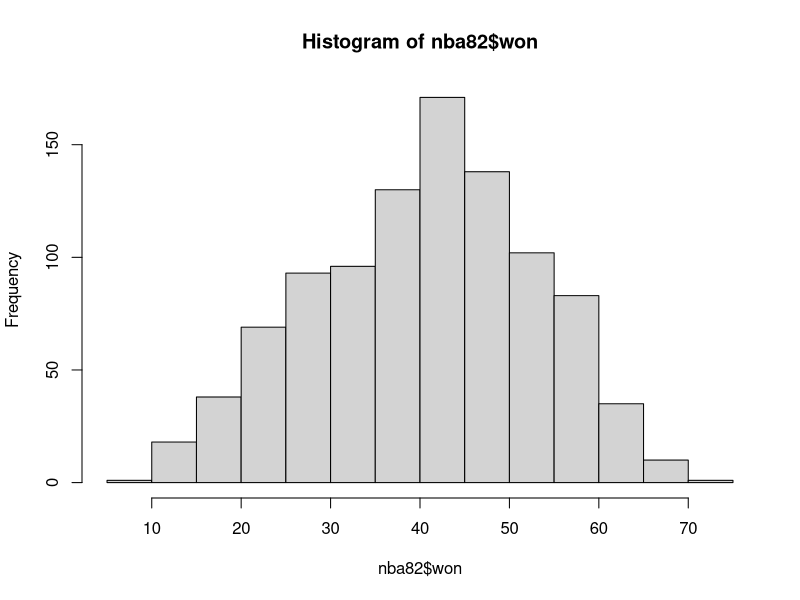
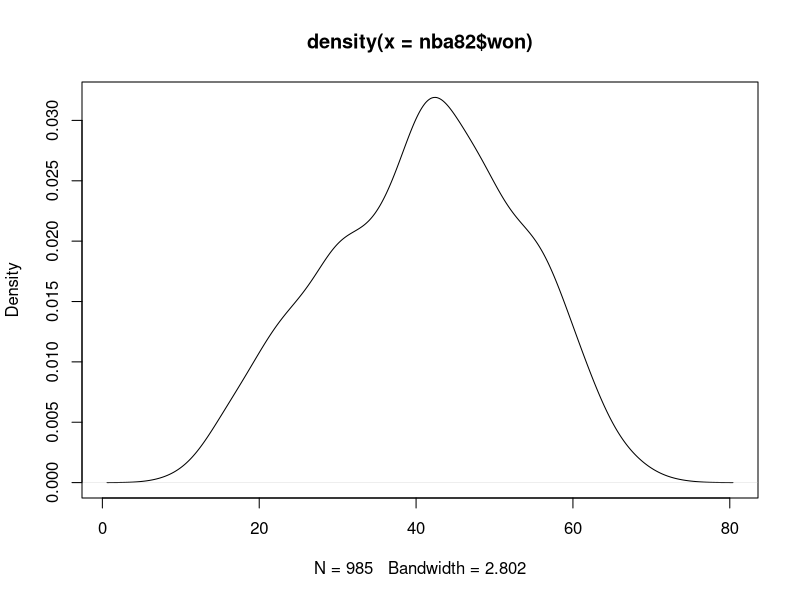
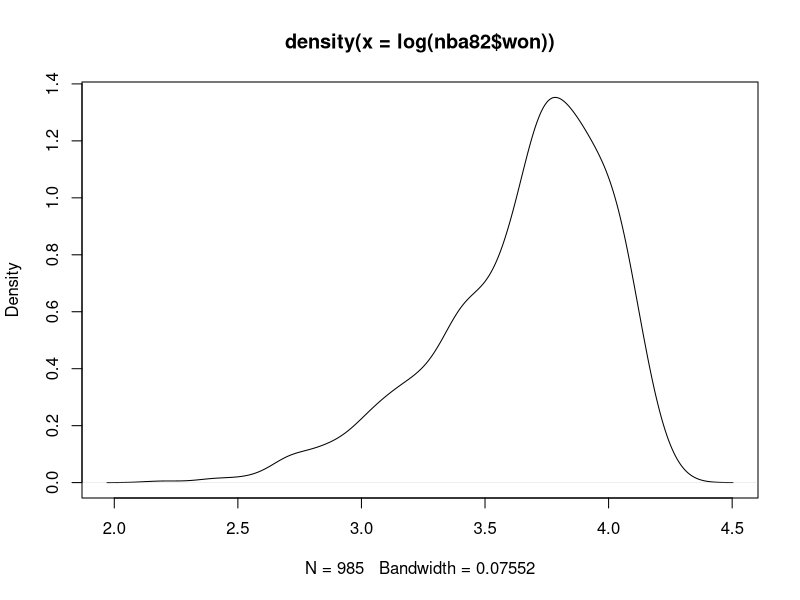
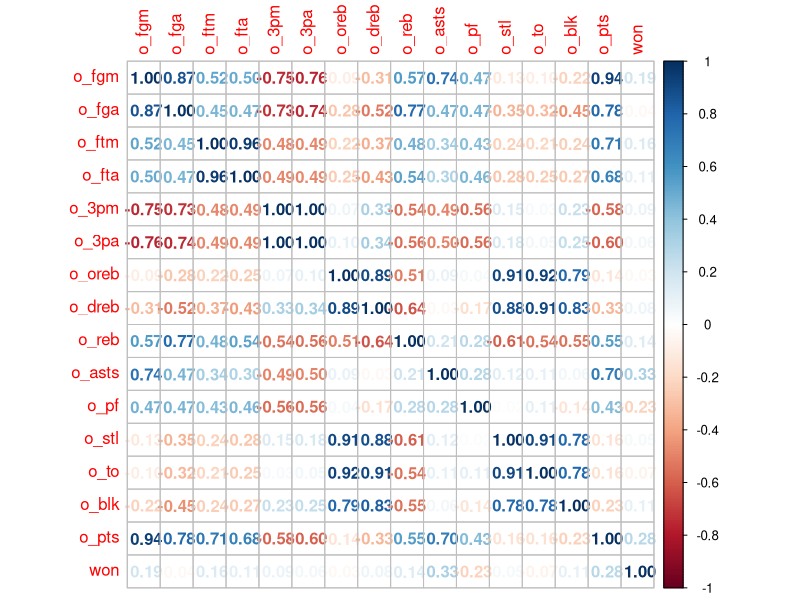
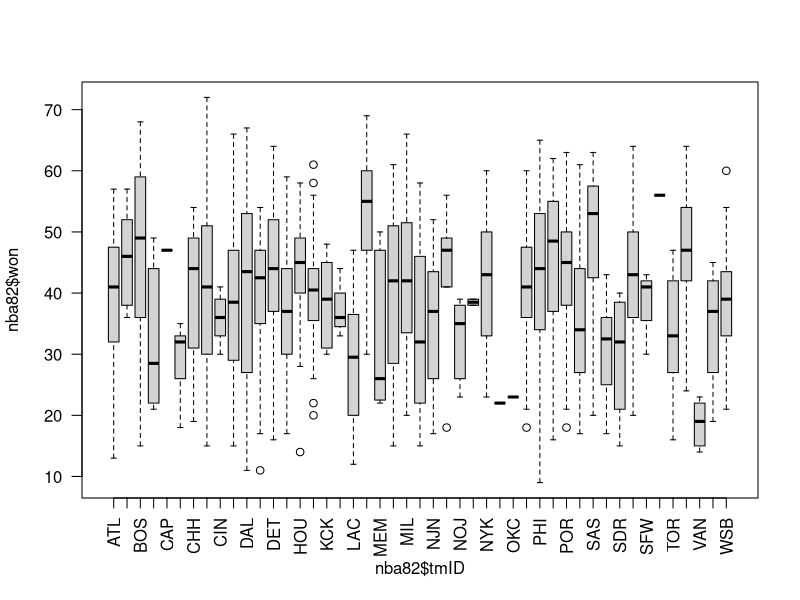

These charts were generated, in order, by the following R code:
## ---- chunk 1
knitr::opts_chunk$set(echo = TRUE)
## ---- chunk 2
setwd("C:\\Users\\thoma\\Nextcloud\\UniBG\\2023-2024\\Statistica\\progettoLampedusa")
ds = read.delim("0_Materiale/basketball_teams.txt")
head (ds)

## ---- chunk 3
# select league
nba = ds[ds$lgID=="NBA",]
aba = ds[ds$lgID=="ABA",]
nbl = ds[ds$lgID=="NBL",]

# define the variable: "qualified for the playoff"
ds$DP_playoff = 0
ds$DP_playoff[ds$playoff !=""] = 1

# define the variable: "went to the finals"
ds$DP_playoff = 0
ds$DP_playoff[ds$playoff =="F"] = 1

# define the variable: "won the title"
ds$DP_playoff = 0
ds$DP_playoff[ds$playoff =="Won NBA championship"] = 1

# choose selected years
first = 2000 # first year 
last = 2009 # last year
dsy = ds[ds$year >= first & ds$year <= last,]

## ---- chunk 4
# Vediamo se ci sono valori mancanti nel dataset:
sum(is.na(ds))

# usiamo il summary pervedere in quali variabili
summary(ds)
# risulta minuti giocati
ds2 = ds[!is.na(ds$min),]
# usare quest'ultimo nel caso in cui la variabile "min" venga usata come esplicativa


# Dato che alcune variabili (lgID, franchisIDM CONFid) vengono considerate come character e non factor le trasformiamo:
str(ds)

ds$lgID <- as.factor(ds$lgID)
ds$franchID <- as.factor(ds$franchID)

summary(ds)
# questo ci permette di avere una migliore rappresentazione col summary
# e anche di poter generare variabili dummy

# sintesi dati fattori
table(ds$lgID)
table(ds$year, ds$lgID)



# Vediamo un pochino meglio il dataset ora:
summary(ds)
## ---- chunk 5
# sUPPONIAMO la variabile risposta essere "won", per le stagione in cui le gare sono state 82

nba82 = ds[ds$lgID=="NBA" & ds$games==82,]

# histogram
hist(nba82$won)
#plot density
plot(density(nba82$won))

# buon adattamento normale
# altrimenti log trasfomation

plot(density(log(nba82$won)))
# meglio di no
## ---- chunk 6
library("corrplot")
M <- cor(as.matrix(nba82[,c(11:25,54)]))
         # correlation matrix
corrplot(M, method = 'number')
## ---- chunk 7
# variabili fattori
boxplot(nba82$won ~ nba82$tmID, las=2)

## ---- chunk 8

# stimo il modello
(res1 = lm(won ~ o_fgm, data = nba82))
(res2 = lm(won ~ o_fgm + o_fga, data = nba82))

# creo nuova variabile (percentuale di tiro dal campo)
nba82$o_fgpc = nba82$o_fgm / nba82$o_fga * 100
(res3 = lm(won ~ o_fgpc, data = nba82))

# dipende anche da percentuale tiro dal campo squadra avversaria
nba82$d_fgpc = nba82$d_fgm / nba82$d_fga * 100
(res4 = lm(won ~ o_fgpc + d_fgpc, data = nba82))

# dipende anche dai rimbalzi totali di dquadra e degli avversari
(res5 = lm(won ~ o_fgpc + d_fgpc + o_reb + d_reb, data = nba82))

# variabili fattori (dummy)
table(nba82$tmID)
#media vittorie in più rispetto ad Atlanta
(res6 = lm(won ~ o_fgpc + d_fgpc + tmID, data = nba82))

# Dean's 4 factors
nba82$o_df1 = (nba82$o_fgm + 0.5*nba82$o_3pm) / nba82$o_fga
nba82$d_df1 = (nba82$d_fgm + 0.5*nba82$d_3pm) / nba82$d_fga
nba82$o_df2 = nba82$o_to / (nba82$o_to + nba82$o_fga + 0.44*nba82$o_fta)
nba82$d_df2 = nba82$d_to / (nba82$d_to + nba82$d_fga + 0.44*nba82$d_fta)
nba82$o_df3 = nba82$o_oreb / (nba82$o_oreb + nba82$d_dreb)
nba82$d_df3 = nba82$d_oreb / (nba82$d_oreb + nba82$o_dreb)
nba82$o_df4 = nba82$o_ftm / nba82$o_fga
nba82$d_df4 = nba82$d_ftm / nba82$d_fga

(res7 = lm(won ~ o_df1 + d_df1 + o_df2 + d_df2 + o_df3 + d_df3 + o_df4 + d_df4, data= nba82))
summary(res7)
